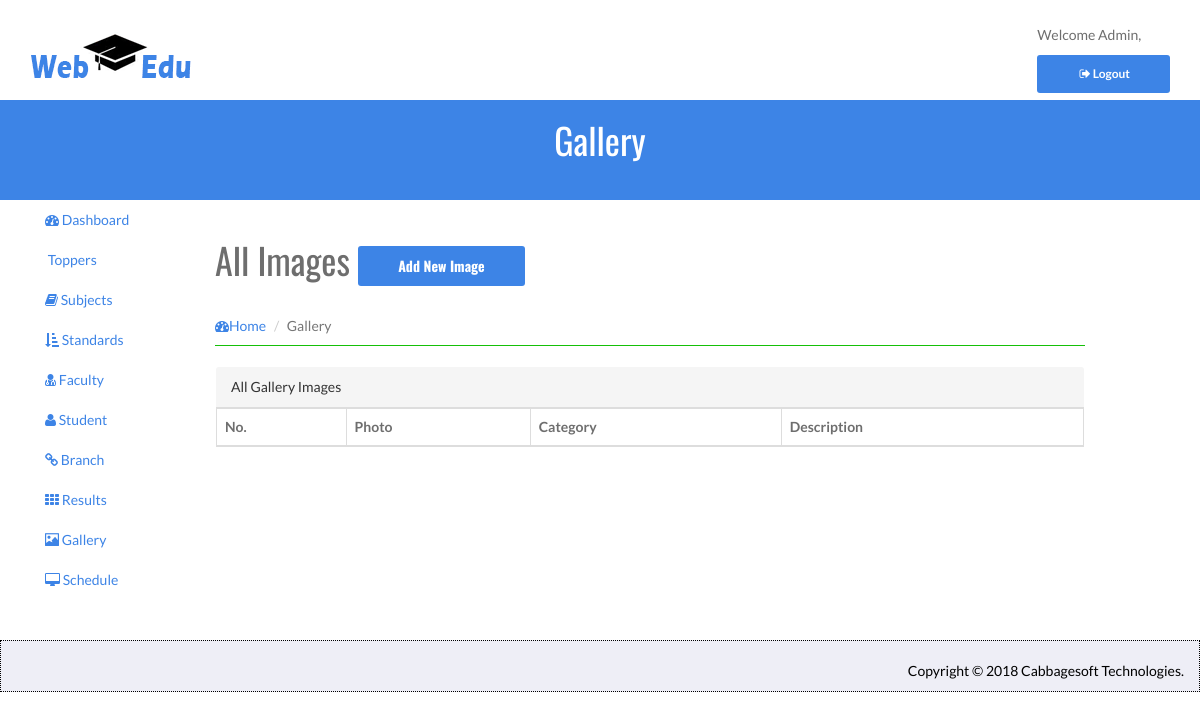
The page /admin/index.php/gallery_controller/ViewGallery on the database as committed earlier.
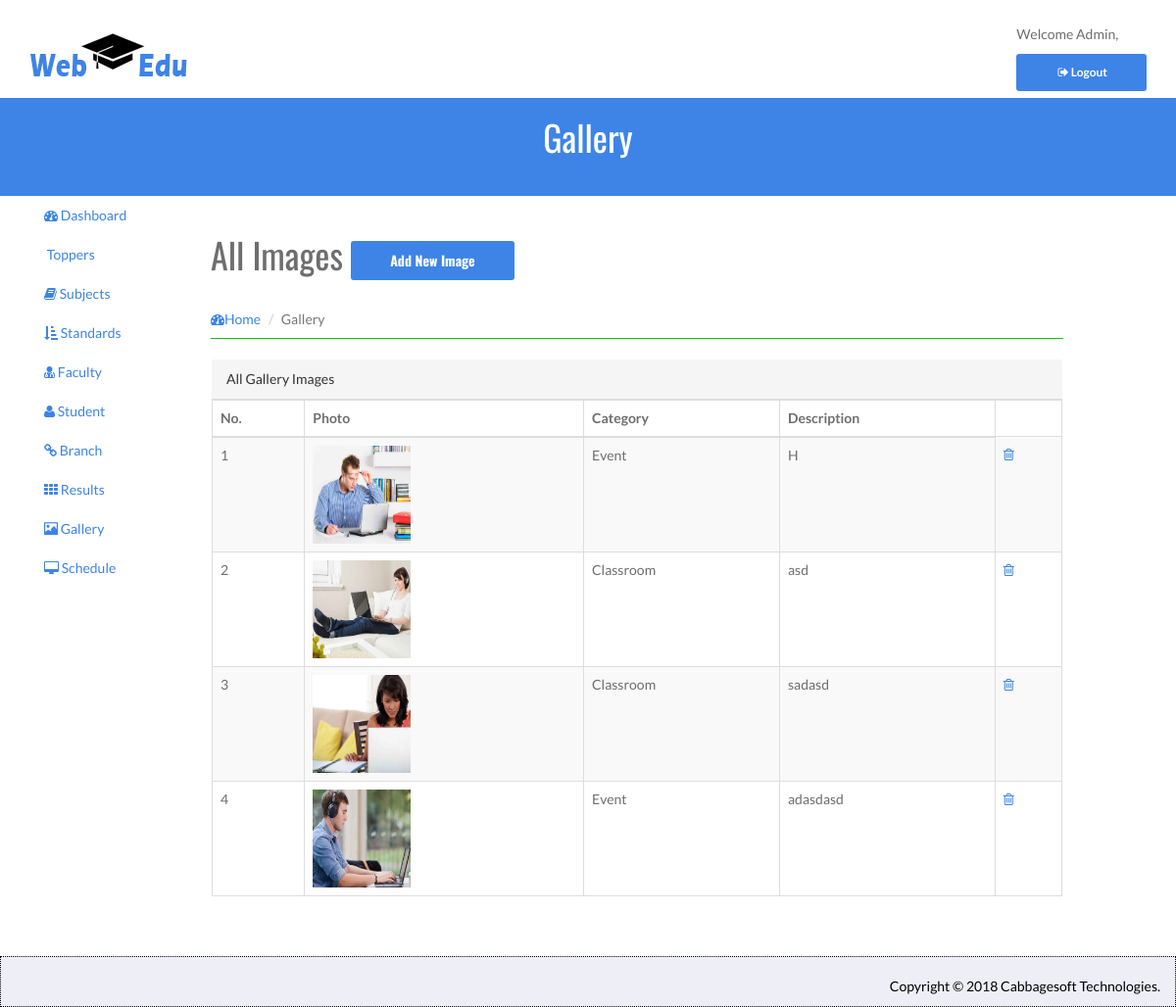
The same page on the database as committed later.
### tables this page shows
CREATE TABLE `gallery_mst` (
  `category` varchar(15) NOT NULL,
  `description` varchar(25) NOT NULL,
  `photo` varchar(250) NOT NULL
);

### admin/application/controllers/Gallery_Controller.php (called while the page is built, shortened)
<?php
class Gallery_Controller extends CI_Controller {
	function __construct() {
		$this->load->model('Gallery_Model');
	}
	public function ViewGallery()
	{
		$result['AllImages'] = $this->Gallery_Model->FetchAllImages();
		$this->load->view('Gallery_View', $result);
	}
}
?>

### admin/index.php (called while the page is built, shortened)
<?php
require_once BASEPATH.'core/CodeIgniter.php';

### admin/application/models/Gallery_Model.php (called while the page is built, shortened)
<?php
class Gallery_Model extends CI_Model {
    public function FetchAllImages() {
        $this->db->select('*');
        $result = $this->db->get('gallery_mst');
        return $result->result();
    }
}
 ?>

### admin/application/views/Gallery_View.php (the view, shortened to what this page needs)
<!DOCTYPE html>
<head>
    <?php $this->load->view("head"); ?>
</head>
<body>
    <div id="wrapper">
        <?php $this->load->view("top"); ?>
        <header id="head" class="secondary" style="height:50px;">
            <div class="container">
                <h1>Gallery</h1>
            </div>
        </header>
        <?php $this->load->view("panel1"); ?>
         <div class="container col-sm-9">
            <div id="page-wrapper">
                <div class="row">
                    <div class="col-lg-12">
                        <div class="page-header">
                            <h1 class="heading">All Images  <a href="<?php echo base_url("index.php/Gallery_Controller/AddImage")?>" class="btn btn-info">Add New Image</a></h1>
                            <ol class="breadcrumb">
                                <li><a href="<?php echo base_url("index.php/Login_Controller/Home"); ?>"><i class="fa fa-dashboard"></i>Home</a></li>
                                <li class="active">Gallery</li>
                            </ol>
                        </div>
                    </div>
                </div>
                <div class="row">
                    <div class="col-lg-12">
                        <div class="panel panel-default">
                            <div class="panel-heading">
                                All Gallery Images
                            </div>
                            <div class="panel-body">
                                <div class="table-responsive">
                                <table id="example" class="table table-striped table-bordered table-hover">
                                    <thead>
                                        <tr>
                                            <th>No.</th>
                                            <th>Photo</th>
                                            <th>Category</th>
                                            <th>Description</th>
                                        </tr>
                                    </thead>
                                    <?php if(isset($AllImages)){?>
                                    <tbody>
                                        <?php $no=1;
                                        foreach ($AllImages as $value) {?>
                                        <tr>
                                            <td><?php echo $no; $no++;?></td>
                                        <td><img src="<?php echo base_url("panel/img/gallery/$value->photo"); ?>" width="100px" height="100px"></td>
                                            <td><?php echo $value->category;?></td>
                                            <td><?php echo $value->description;?></td>
                                        <td>
                                                <a onclick="return confirm('Are You Sure Remove This Record ');" href="<?php echo base_url("index.php/Gallery_Controller/DeleteImage/$value->photo");?>" data-toggle="tooltip" data-placement="top" title="Delete">
                                                    <i class="fa fa-trash-o delete"></i>
                                                </a>
                                            </td>
                                        </tr>
                                         <?php }?>
                                    </tbody>
                                    <?php } ?>
                                </table>
                            </div>
                        </div>
                    </div>
                </div>
            </div>
        </div>
            </div>
        </div>
<?php $this->load->view("footer"); ?>
</body>
</html>

### admin/application/views/head.php (shortened to what this page needs)
<link rel="stylesheet" href="<?php echo base_url("assets/css/bootstrap.min.css"); ?>">
<link rel="stylesheet" href="<?php echo base_url("assets/css/font-awesome.min.css"); ?>">
<link rel="stylesheet" href="<?php echo base_url("assets/css/bootstrap-theme.css"); ?>" media="screen">
<link rel="stylesheet" href="<?php echo base_url("assets/css/style.css"); ?>">
   <link rel='stylesheet' id='camera-css'  href='<?php echo base_url("assets/css/camera.css"); ?>' type='text/css' media='all'>

### admin/application/views/top.php
    <div class="navbar navbar-inverse">
        <div class="container">
            <center>
            <a href="" class="navbar-brand">
            <img src='<?php echo base_url("assets/images/1logo.png"); ?>' alt="Logo">
            </a>
            </center>
            <div style="float:right;">
            <p>Welcome Admin,</p>
            <a href="<?php echo base_url("index.php/Login_Controller/Logout"); ?>" class="btn btn-sm"><i class="fa fa-sign-out fa-fw"></i>Logout</a>
            </div>
        </div>
</div>

### admin/application/views/panel1.php (shortened to what this page needs)
<div class="col-sm-2">
	<nav class="navbar-collapse collapse">
		<ul class="nav" id="side-menu">
			<li>
				<a href="<?php  echo base_url("index.php/Login_Controller/Home")?>"><i class="fa fa-dashboard "></i> Dashboard</a>
			</li>
			<li>
				<a href="<?php echo base_url("index.php/Toper_Controller/ViewToppers"); ?>"><i class="fa fa-user-plus"></i> Toppers</a>
			</li>
			<li>
				<a href="<?php echo base_url("index.php/Subject_Controller/ViewSubject"); ?>"><i class="fa fa-book"></i> Subjects</a>
			</li>
			<li>
				<a href="<?php echo base_url("index.php/Standard_Controller/ViewStandard"); ?>"><i class="fa fa-sort-amount-asc"></i> Standards</a>
			</li>
			<li>
				<a href="<?php echo base_url("index.php/Faculty_Controller/ViewFaculty"); ?>"><i class="fa fa-user-md "></i> Faculty</a>
			</li>
			<li>
				<a href="<?php echo base_url("index.php/Student_Controller/ViewStudent"); ?>"><i class="fa fa-user"></i> Student</a>
			</li>
			<li>
				<a href="<?php echo base_url("index.php/Branch_Controller/ViewBranch"); ?>"><i class="fa fa-chain "></i> Branch</a>
			</li>
			<li>
				<a href="<?php echo base_url("index.php/Result_Controller/ViewResult"); ?>"><i class="fa fa-th "></i> Results</a>
			</li>
			<li>
				<a href="<?php echo base_url("index.php/Gallery_Controller/ViewGallery"); ?>"><i class="glyphicon glyphicon-picture"></i> Gallery</a>
			</li>
                  <li>
                  	<a href="#"><i class="fa fa-desktop "></i> Schedule</a>
                  </li>
              </ul>
          </nav>
      </div>

### admin/application/views/footer.php (shortened to what this page needs)
<footer class="col-sm-12 panel" style="background-color:#e9e9f3bd;border: 1px dotted black;color:Black; ">
            <div class="panel-body">
              <p class="text-right">
                Copyright &copy; 2018  Cabbagesoft Technologies.
              </p>
            </div>
</footer>

### admin/assets/css/style.css (style rules this page uses)
body { font-family: 'Lato', sans-serif; font-weight: normal; color: #6E6E6E; }
h1, h2, h3, h4, h5, h6 { font-weight: normal; font-family: 'Oswald', sans-serif; }
h1, .h1, h2, .h2, h3, .h3 { margin-top: 10px; }
a { color:#3d84e6; }
.navbar-inverse .navbar-brand img { width: 171px; }
#head { background-size: cover; height: 600px; text-align: center; color: white; font-weight: 300; position: relative; background-position-x: center; }
#head.secondary { height: 100px; min-height: 100px; padding-top: 0px; }
.panel { margin-bottom: 0px; background-color: transparent; border: 1px solid transparent; border-radius: 0px; -webkit-box-shadow: none; box-shadow: none; }
.panel-body { padding: 0px; }
ul, .list.custom-list ul { margin: 0 0 11px; list-style-type: none; padding-left: 10px; }
.navbar-inverse { background: #fff; margin: 0 auto; }
.navbar-inverse { border: none; }
.page-header { border-bottom: 1px solid #15c008; }
.breadcrumb { background: none; padding: 0; margin: 30px 0 0px 0; }
img { max-width: 100%; }
footer { border-top: 1px solid #e5e5e5; background:#D8D8D8; margin-top: 40px; padding-top: 20px; }
#head.secondary { padding-top: 0px; background:#3d84e6; background-size: cover; text-align: center; padding:10px 0; height: 140px; }
#head.secondary h1 { COLOR: #fff; text-align: center; }
.btn { background: #3d84e6; color: #fff; }

Rows that differ between the two databases and show on the page:
added gallery_mst: photo (picture), category "Event", description "H"
added gallery_mst: photo (picture), category "Classroom", description "asd"
added gallery_mst: photo (picture), category "Classroom", description "sadasd"
added gallery_mst: photo (picture), category "Event", description "adasdasd"
